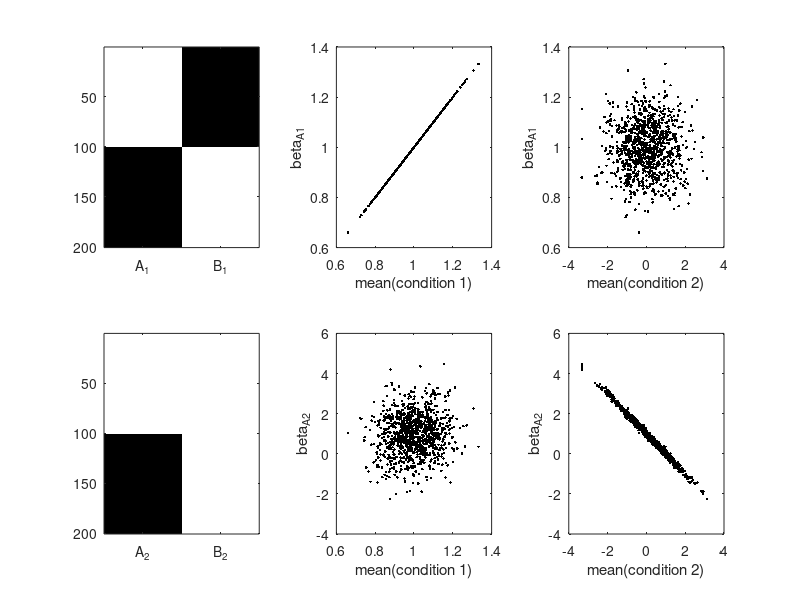

The MATLAB script that drew this image:
clear

x_psy1 = [ones(100,1),zeros(100,1);zeros(100,1),ones(100,1)];
x_psy2 = [ones(100,1),ones(100,1);zeros(100,1),ones(100,1)];

permn = 1000;
for permi = 1:permn
    yA = randn(100,1) + 1;
    yB = randn(100,1) + randn(1);
    
    y = [yA;yB];
    
    Beta1 = regress(y,x_psy1);
    Beta1_A(permi,1) = Beta1(1);
    
    Beta2 = regress(y,x_psy2);
    Beta2_A(permi,1) = Beta2(1);
    
    mean_A(permi,1) = mean(yA);
    mean_B(permi,1) = mean(yB);
end

figure; 
subplot(2,3,1); imagesc(x_psy1); colormap('gray'); xticks([1 2]); xticklabels({'A_1','B_1'})
subplot(2,3,2); plot(mean_A,Beta1_A,'.k'); xlabel('mean(condition 1)'); ylabel('beta_A_1'); 
subplot(2,3,3); plot(mean_B,Beta1_A,'.k'); xlabel('mean(condition 2)'); ylabel('beta_A_1');
subplot(2,3,4); imagesc(x_psy2); colormap('gray'); xticks([1 2]); xticklabels({'A_2','B_2'})
subplot(2,3,5); plot(mean_A,Beta2_A,'.k'); xlabel('mean(condition 1)'); ylabel('beta_A_2');
subplot(2,3,6); plot(mean_B,Beta2_A,'.k'); xlabel('mean(condition 2)'); ylabel('beta_A_2');
